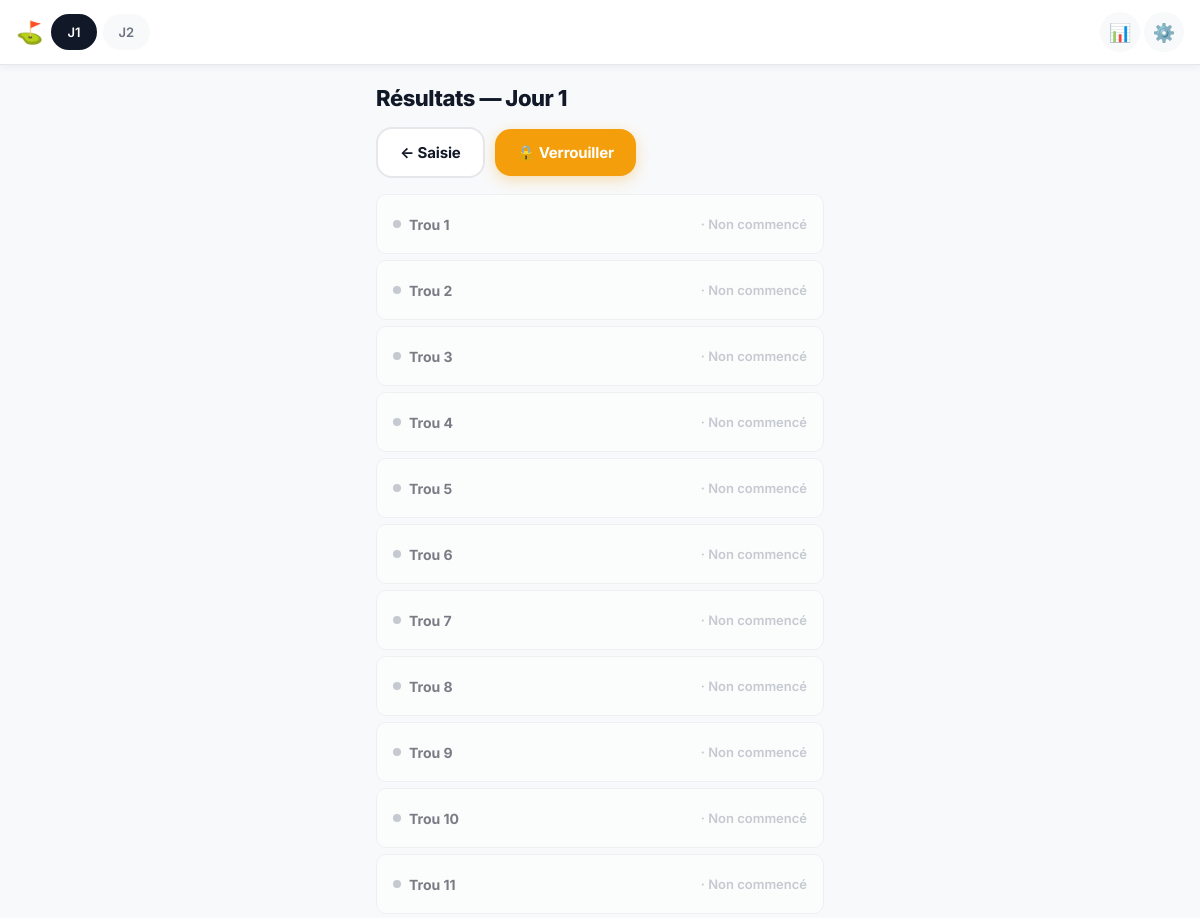
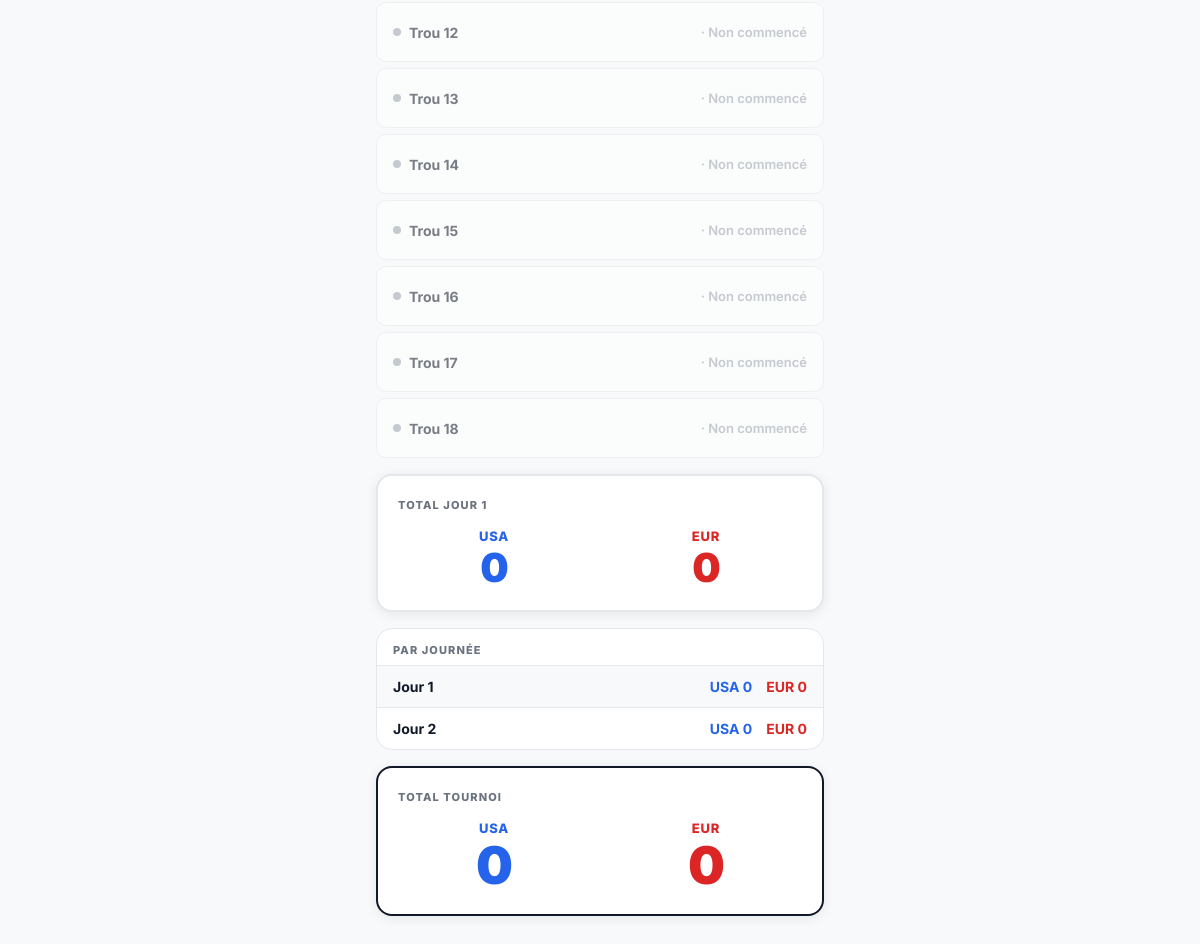
/jour/1/resultats/, run on an earlier commit of the app's database (2 pictures, top to bottom).
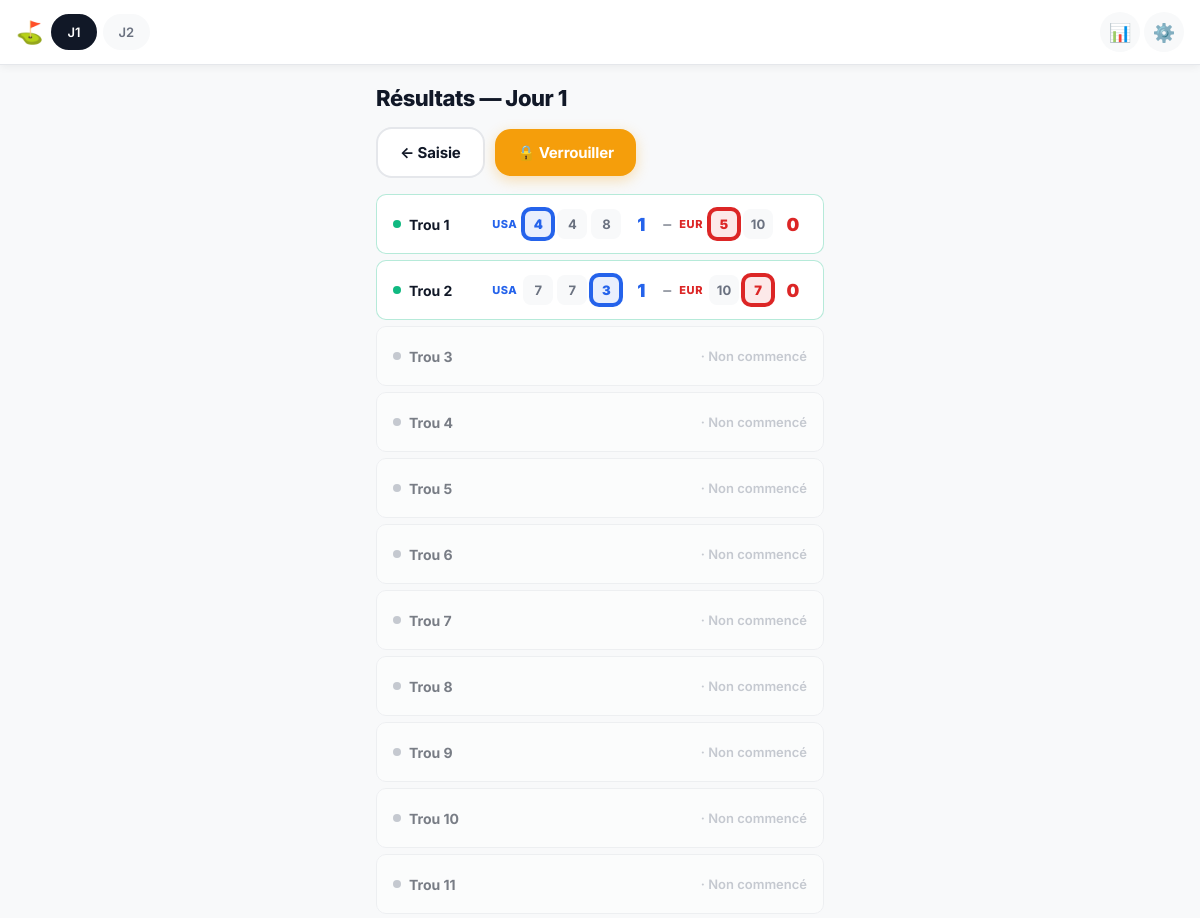
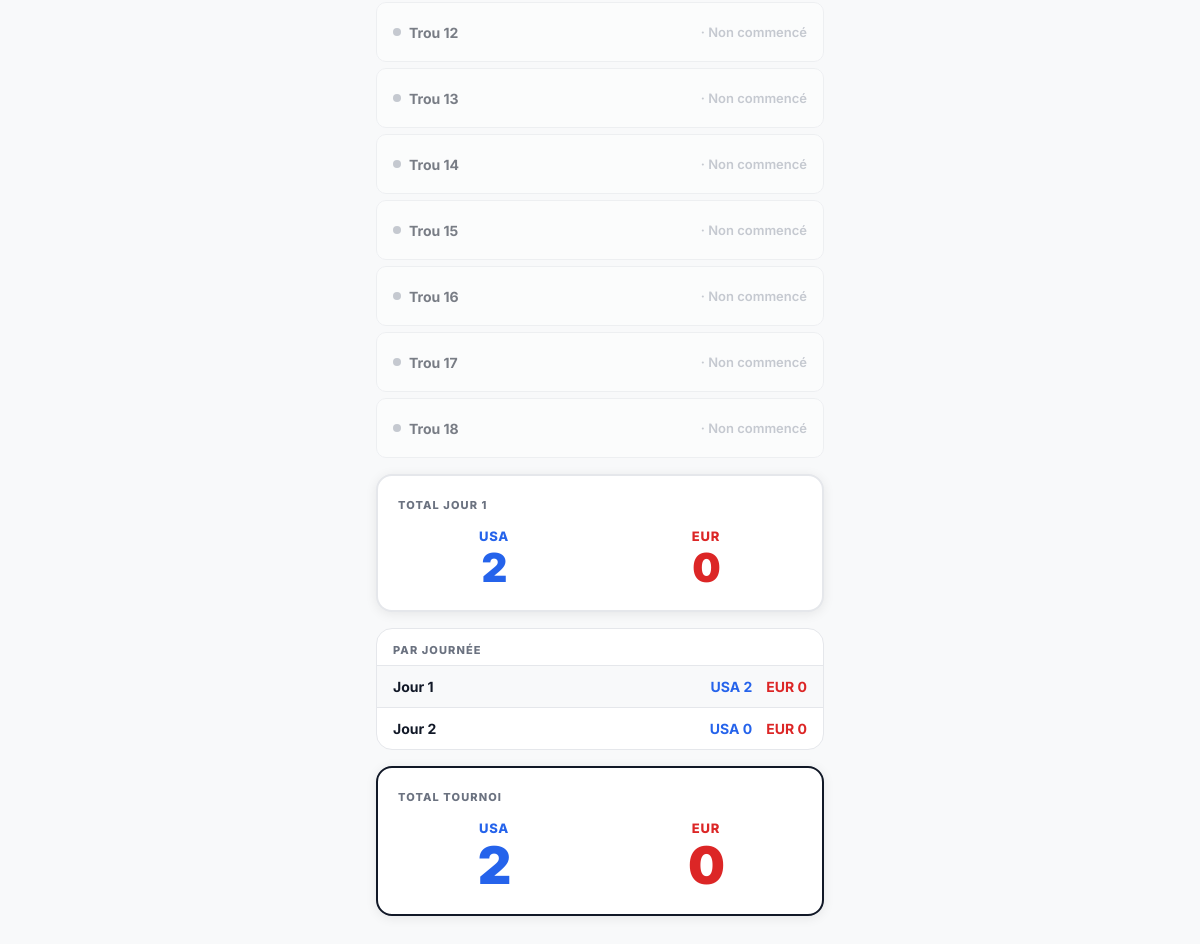
And on a later commit of the database (2 pictures, top to bottom).
### golf/models.py (models this page shows, shortened)
class MatchDay(models.Model):
    tournament = models.ForeignKey(
        Tournament, on_delete=models.CASCADE, related_name='days'
    )
    day_number = models.IntegerField()
    is_locked = models.BooleanField(default=False)
    class Meta:
        ordering = ['day_number']
        unique_together = ['tournament', 'day_number']

class Hole(models.Model):
    match_day = models.ForeignKey(
        MatchDay, on_delete=models.CASCADE, related_name='holes'
    )
    number = models.IntegerField()
    class Meta:
        ordering = ['number']
        unique_together = ['match_day', 'number']
    def get_status(self):
        if HoleResult.objects.filter(hole=self).exists():
            return 'done'
        submitted = self.scores.filter(strokes__isnull=False).count()
        if submitted > 0:
            return 'in_progress'
        return 'pending'

class Team(models.Model):
    tournament = models.ForeignKey(
        Tournament, on_delete=models.CASCADE, related_name='teams'
    )
    name = models.CharField(max_length=100)
    color = models.CharField(max_length=7, default='#2563eb')
    order = models.IntegerField(default=0)
    class Meta:
        ordering = ['order']

class Player(models.Model):
    SAISIE_GROUP_CHOICES = [(1, 'Groupe 1'), (2, 'Groupe 2')]
    team = models.ForeignKey(
        Team, on_delete=models.CASCADE, related_name='players'
    )
    name = models.CharField(max_length=100)
    order = models.IntegerField(default=0)
    saisie_group = models.IntegerField(choices=SAISIE_GROUP_CHOICES, default=1)
    class Meta:
        ordering = ['team__order', 'order']

class HoleResult(models.Model):
    hole = models.OneToOneField(
        Hole, on_delete=models.CASCADE, related_name='result'
    )
    team1 = models.ForeignKey(
        Team, on_delete=models.CASCADE, related_name='hole_results_t1'
    )
    team2 = models.ForeignKey(
        Team, on_delete=models.CASCADE, related_name='hole_results_t2'
    )
    team1_points = models.FloatField(default=0)
    team2_points = models.FloatField(default=0)
    team1_best = models.IntegerField(null=True, blank=True)
    team2_best = models.IntegerField(null=True, blank=True)
    def points_for_team(self, team):
        if team.id == self.team1_id:
            return self.team1_points
        if team.id == self.team2_id:
            return self.team2_points
        return 0.0

### golf/views.py (the view)
# urls.py: path('jour/<int:day_id>/resultats/', views.resultats, name='resultats'),
def resultats(request, day_id):
    day = get_object_or_404(MatchDay, pk=day_id)
    tournament = day.tournament
    teams = list(tournament.teams.order_by('order'))
    players = list(
        Player.objects.filter(team__tournament=tournament)
        .select_related('team').order_by('team__order', 'order')
    )
    all_scores = list(Score.objects.filter(hole__match_day=day).select_related('player__team'))
    scores_by_hole = {}
    for s in all_scores:
        scores_by_hole.setdefault(s.hole_id, {})[s.player_id] = s.strokes
    results_by_hole = {
        r.hole_id: r
        for r in HoleResult.objects.filter(hole__match_day=day).select_related('team1', 'team2')
    }
    holes_data = []
    for hole in day.holes.all():
        hole_scores = scores_by_hole.get(hole.id, {})
        result = results_by_hole.get(hole.id)
        team_data = []
        for team in teams:
            team_players = [p for p in players if p.team_id == team.id]
            best = None; best_pid = None
            player_scores_list = []
            for p in team_players:
                s = hole_scores.get(p.id)
                player_scores_list.append({'player': p, 'strokes': s})
                if s is not None and (best is None or s < best):
                    best = s; best_pid = p.id
            team_data.append({
                'team': team, 'player_scores': player_scores_list,
                'best': best, 'best_pid': best_pid,
                'points': result.points_for_team(team) if result else None,
            })
        holes_data.append({'hole': hole, 'status': hole.get_status(), 'result': result, 'team_data': team_data})
    day_totals = get_day_totals(day)
    tournament_totals = get_tournament_totals(tournament)
    days_data = [{'day': d, 'totals': get_day_totals(d)} for d in tournament.days.all()]
    return render(request, 'golf/resultats.html', {
        **_base_ctx(tournament, day),
        'teams': teams, 'players': players, 'holes_data': holes_data,
        'day_totals': day_totals, 'tournament_totals': tournament_totals,
        'days_data': days_data, 'fmt_pts': fmt_pts,
    })

### golf/logic.py (called while the page is built)
def get_day_totals(match_day: MatchDay) -> dict:
    tournament = match_day.tournament
    teams = list(tournament.teams.order_by('order'))
    totals = {t: 0.0 for t in teams}
    results = HoleResult.objects.filter(
        hole__match_day=match_day
    ).select_related('team1', 'team2')
    for r in results:
        for t in teams:
            if t.id == r.team1_id:
                totals[t] += r.team1_points
            elif t.id == r.team2_id:
                totals[t] += r.team2_points
    return totals

def get_tournament_totals(tournament: Tournament) -> dict:
    teams = list(tournament.teams.order_by('order'))
    totals = {t: 0.0 for t in teams}
    for day in tournament.days.all():
        day_totals = get_day_totals(day)
        for t, pts in day_totals.items():
            totals[t] += pts
    return totals

def fmt_pts(pts: float) -> str:
    if pts == int(pts):
        return str(int(pts))
    return str(pts)

### golf/templatetags/golf_tags.py (called while the page is built)
@register.filter
def format_pts(value):
    if value is None:
        return '–'
    try:
        return fmt_pts(float(value))
    except (TypeError, ValueError):
        return '–'

@register.filter
def team_pts(totals_dict, team):
    val = totals_dict.get(team, 0.0)
    return fmt_pts(val)

### golf/views.py (called while the page is built)
def _base_ctx(tournament, day=None):
    ctx = {'tournament': tournament, 'days': tournament.days.all() if tournament else []}
    if day:
        ctx['day'] = day
    return ctx

### golf/templates/golf/resultats.html (shortened to what this page needs)
{% extends 'golf/base.html' %}
{% load golf_tags %}
{% block content %}
<div class="results-page">
    <div class="results-header">
        <h1 class="results-title">Résultats — Jour {{ day.day_number }}</h1>
    </div>
    <div class="results-actions">
        <a href="{% url 'saisie' day.id 1 %}" class="btn btn-secondary">← Saisie</a>
        {% if not day.is_locked %}
        <form method="post" action="{% url 'lock_day' day.id %}">
            <button type="submit" class="btn btn-warning">🔒 Verrouiller</button>
        </form>
        {% else %}
        <form method="post" action="{% url 'unlock_day' day.id %}">
            {% csrf_token %}
            <button type="submit" class="btn btn-secondary">🔓 Déverrouiller</button>
        </form>
        {% endif %}
    </div>
    <div class="holes-list">
        {% for hd in holes_data %}
        <div class="hole-row status-{{ hd.status }}">
            <div class="hole-row-num">
                <span class="hole-status-dot dot-{{ hd.status }}"></span>
                <span class="hole-row-label">Trou {{ hd.hole.number }}</span>
            </div>
            {% if hd.status == 'done' %}
            <div class="hole-row-scores">
                {% for td in hd.team_data %}
                <div class="hole-team-score">
                    <span class="hole-team-name" style="color: {{ td.team.color }}">
                        {{ td.team.name }}
                    </span>
                    <div class="hole-player-scores">
                        {% for ps in td.player_scores %}
                        <span class="hole-player-score
                              {% if ps.player.id == td.best_pid %}best-score{% endif %}"
                              style="{% if ps.player.id == td.best_pid %}border-color: {{ td.team.color }}; color: {{ td.team.color }}{% endif %}">
                            {% if ps.strokes %}{{ ps.strokes }}{% else %}–{% endif %}
                        </span>
                        {% endfor %}
                    </div>
                    <span class="hole-pts" style="color: {{ td.team.color }}">
                        {{ td.points|format_pts }}
                    </span>
                </div>
                {% if not forloop.last %}<span class="hole-sep">–</span>{% endif %}
                {% endfor %}
            </div>
            {% else %}
            <div class="hole-row-status pending-badge">
                · Non commencé
            </div>
            {% endif %}
        </div>
        {% endfor %}
    </div>
    <div class="totals-card">
        <div class="totals-title">TOTAL JOUR {{ day.day_number }}</div>
        <div class="totals-scores">
            {% for team in teams %}
            <div class="total-team-score">
                <div class="total-team-name" style="color: {{ team.color }}">{{ team.name }}</div>
                <div class="total-pts" style="color: {{ team.color }}">
                    {{ day_totals|team_pts:team }}
                </div>
            </div>
            {% endfor %}
        </div>
    </div>
    {% if days_data|length > 1 %}
    <div class="days-summary">
        <div class="days-summary-title">PAR JOURNÉE</div>
        {% for ds in days_data %}
        <div class="day-summary-row {% if ds.day.id == day.id %}current-day{% endif %}">
            <span class="ds-label">Jour {{ ds.day.day_number }}{% if ds.day.is_locked %} 🔒{% endif %}</span>
            <div class="ds-scores">
                {% for team in teams %}
                <span style="color: {{ team.color }}">
                    {{ team.name }} {{ ds.totals|team_pts:team }}
                </span>
                {% endfor %}
            </div>
        </div>
        {% endfor %}
    </div>
    {% endif %}
    <div class="totals-card totals-tournament">
        <div class="totals-title">TOTAL TOURNOI</div>
        <div class="totals-scores">
            {% for team in teams %}
            <div class="total-team-score">
                <div class="total-team-name" style="color: {{ team.color }}">{{ team.name }}</div>
                <div class="total-pts total-pts-large" style="color: {{ team.color }}">
                    {{ tournament_totals|team_pts:team }}
                </div>
            </div>
            {% endfor %}
        </div>
    </div>
</div>
{% endblock %}

### golf/templates/golf/base.html (shortened to what this page needs)
{% load static %}
{% load golf_tags %}
<!DOCTYPE html>
<html lang="fr">
<head>
    <link rel="stylesheet" href="{% static 'golf.css' %}">
</head>
<body hx-headers='{"X-CSRFToken": "{{ csrf_token }}"}'>
{% if tournament %}
<nav class="nav">
    <div class="nav-brand">⛳</div>
    <div class="nav-days">
        {% for d in days %}
        <a href="{% url 'saisie' d.id 1 %}"
           class="nav-day {% if day and d.id == day.id %}active{% endif %}">
            J{{ d.day_number }}{% if d.is_locked %}&nbsp;🔒{% endif %}
        </a>
        {% endfor %}
    </div>
    <div class="nav-actions">
        {% if day %}
        <a href="{% url 'resultats' day.id %}" class="nav-icon" title="Résultats">📊</a>
        {% endif %}
        <a href="{% url 'settings' %}" class="nav-icon" title="Réglages">⚙️</a>
    </div>
</nav>
{% endif %}
<main class="main">
    {% block content %}{% endblock %}
</main>
</body>
</html>

What changed in the data, as far as the page shows it:
changed Hole (number 1 of 18 on the later page): gains Team (team.name "USA", points "1", name "USA", id "2", totals|team_pts "2", totals|team_pts "0"); gains Team (team.name "EUR", points "0", name "EUR", id "0", totals|team_pts "0"); no longer shows "· Non commencé"
computed for Team "USA": gains Player (strokes "4", strokes "7"); gains Player (strokes "8", strokes "3"); id "0" → "2"; totals|team_pts "0" → "2"
computed for Team "EUR": gains Player (strokes "5", strokes "10"); gains Player (strokes "10", strokes "7")
changed Hole (number 2 of 18 on the later page): gains Team (team.name "USA", points "1", name "USA", id "2", totals|team_pts "2", totals|team_pts "0"); gains Team (team.name "EUR", points "0", name "EUR", id "0", totals|team_pts "0"); no longer shows "· Non commencé"
